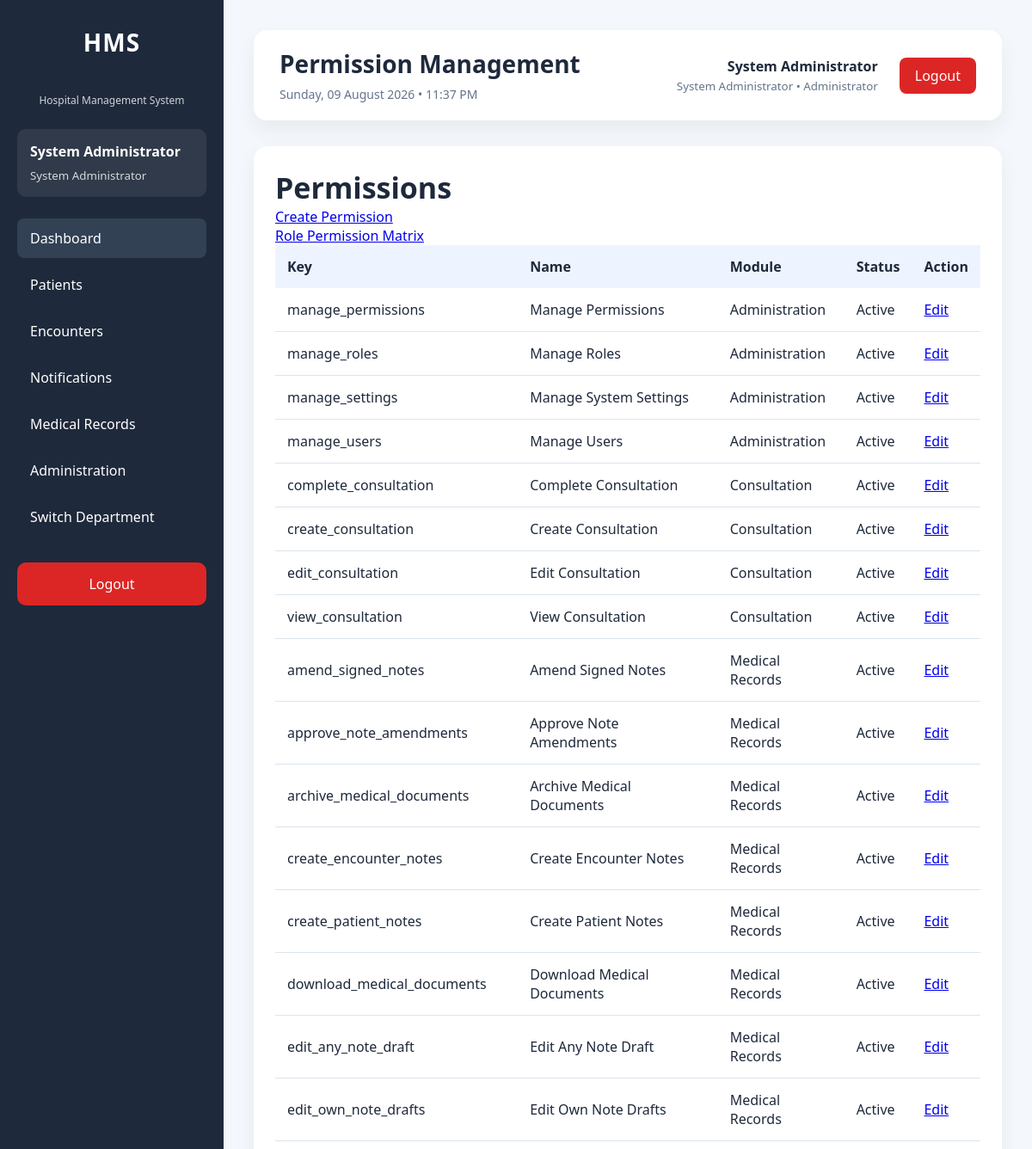
The app's page /modules/administration/permissions/index.php (signed in, upper part), older data.
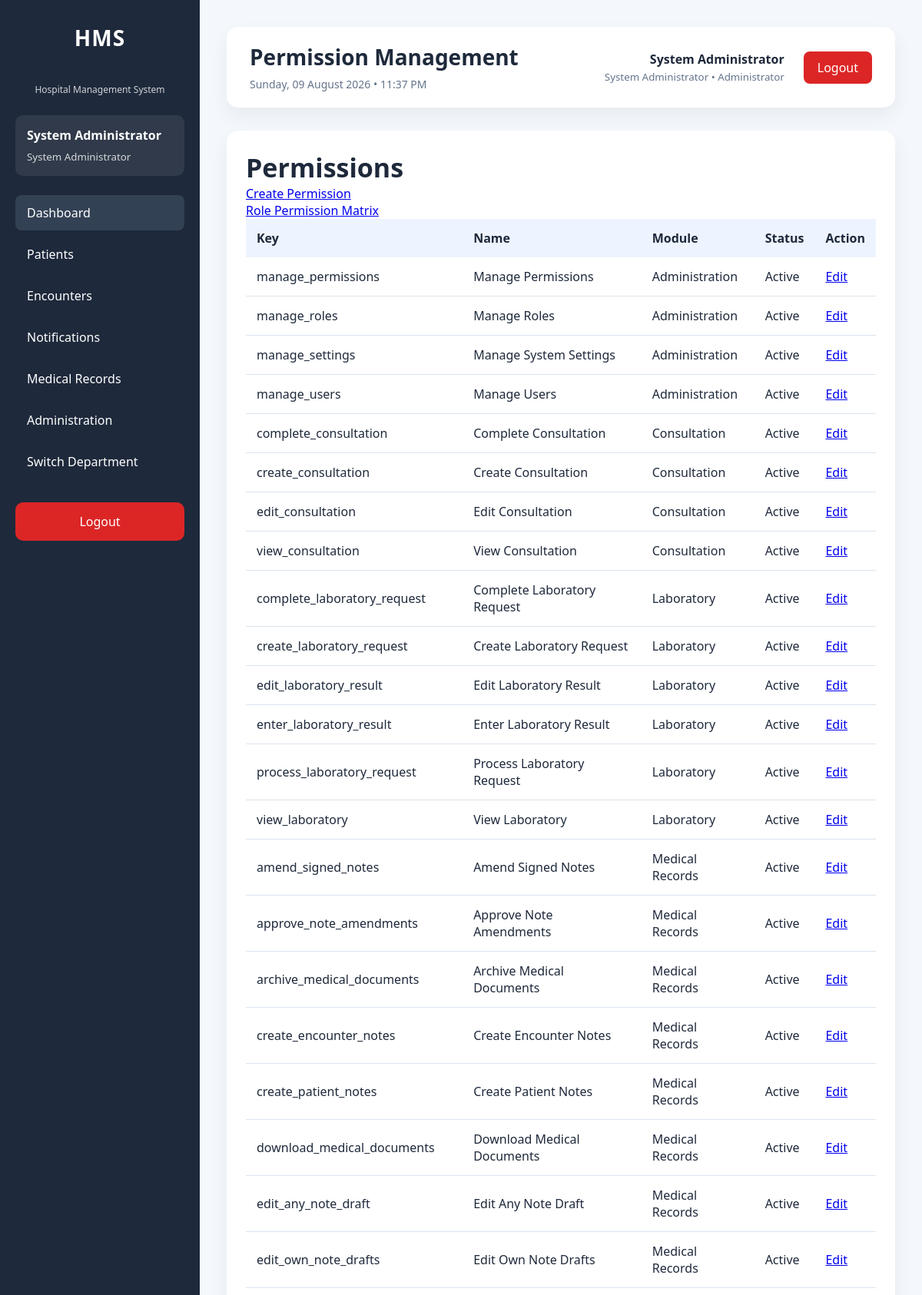
The same page, newer data.
### tables this page shows
CREATE TABLE `permissions` (
  `id` int(11) NOT NULL AUTO_INCREMENT,
  `permission_key` varchar(100) NOT NULL,
  `permission_name` varchar(150) NOT NULL,
  `module` varchar(100) NOT NULL,
  `description` text DEFAULT NULL,
  `is_active` tinyint(1) NOT NULL DEFAULT 1,
  `created_at` timestamp NOT NULL DEFAULT current_timestamp(),
  `updated_at` timestamp NULL DEFAULT NULL ON UPDATE current_timestamp(),
  PRIMARY KEY (`id`),
  UNIQUE KEY `uq_permissions_key` (`permission_key`),
  KEY `idx_permissions_module` (`module`),
  KEY `idx_permissions_active` (`is_active`)
);

### config/app.php (called while the page is built, shortened)
<?php
$configuredEnvironment = strtolower(trim((string)getenv('HMS_APP_ENV')));
$allowedEnvironments = ['development', 'testing', 'production'];
$applicationEnvironment = in_array(
    $configuredEnvironment,
    $allowedEnvironments,
    true
) ? $configuredEnvironment : 'production';
$developmentBypassValue = strtolower(
    trim((string)getenv('HMS_ENABLE_DEV_AUTH_BYPASS'))
);
$developmentAuthBypass = $applicationEnvironment === 'development'
    && in_array(
        $developmentBypassValue,
        ['1', 'true', 'yes', 'on'],
        true
    );
$configuredDocumentStorageRoot = trim(
    (string)getenv('HMS_DOCUMENT_STORAGE_ROOT')
);
$documentStorageRoot = $configuredDocumentStorageRoot !== ''
    ? $configuredDocumentStorageRoot
    : dirname(__DIR__, 3) . DIRECTORY_SEPARATOR . 'hms_secure_documents';
return [
    'app' => [
        'name' => 'Hospital Management System',
        'version' => '1.0.0',
        'timezone' => 'Africa/Lagos',
        'environment' => $applicationEnvironment,
        'development_auth_bypass' => $developmentAuthBypass,
        'base_url' => '/hospital_management_system'
    ],
    'hospital' => [
        'code' => 'HMS',
        'name' => 'Hospital Management System',
        'currency' => '₦'
    ],
    'database' => [
        'host' => 'localhost',
        'name' => 'hospital_management_system',
        'user' => 'root',
        'pass' => ''
    ],
    'security' => [
        'max_failed_login_attempts' => 5,
        'session_timeout_seconds' => 1800
    ],
    'documents' => [
        'storage_root' => $documentStorageRoot,
        'storage_provider' => 'local'
    ]
];

### config/helpers.php (called while the page is built, shortened)
<?php
function e($value): string
{
    return htmlspecialchars(
        (string)$value,
        ENT_QUOTES,
        'UTF-8'
    );
}

### config/auth.php (called while the page is built, shortened)
<?php
$config = require __DIR__ . '/app.php';
require_once __DIR__ . '/../services/SessionService.php';
$sessionService = new SessionService();
$sessionService->requireLogin();
$currentUser = $sessionService->user();

### services/SessionService.php (called while the page is built, shortened)
<?php
class SessionService
{
    private ?PDO $pdo;
    private ?int $resolvedTimeoutSeconds = null;
    public function __construct(?PDO $pdo = null)
    {
        if ($pdo === null) {
            require_once __DIR__ . '/../config/database.php';
            $pdo = $GLOBALS['pdo'] ?? ($pdo ?? null);
        }
        $this->pdo = $pdo;
    }
    public function user(): ?array
    {
        return $_SESSION['user'] ?? null;
    }
    private function sessionTimeoutSeconds(): int
    {
        if ($this->resolvedTimeoutSeconds !== null) {
            return $this->resolvedTimeoutSeconds;
        }
        $config = require __DIR__ . '/../config/app.php';
        $fallback = max(
            60,
            (int)($config['security']['session_timeout_seconds']
                ?? self::SESSION_TIMEOUT_SECONDS)
        );
        try {
            $minutes = (new SettingsService($this->pdo))->getInteger(
                'security.session_timeout_minutes',
                (int)ceil($fallback / 60)
            );
            return $this->resolvedTimeoutSeconds = max(60, $minutes * 60);
        } catch (Throwable $exception) {
            return $this->resolvedTimeoutSeconds = $fallback;
        }
    }
}

### services/PermissionService.php (called while the page is built, shortened)
<?php
class PermissionService
{
    private PDO $pdo;
    public function __construct(PDO $pdo, ?SettingsService $settingsService = null)
    {
        $this->pdo = $pdo;
    }
    public function hasPermission(
        string $permission,
        ?array $user = null
    ): bool {
        $user = $user ?? $this->currentUser();
        if ($this->isAdministrator($user)) {
            return true;
        }
    }
    public function listPermissions(bool $includeInactive = true): array
    {
        $sql = '
            SELECT id, permission_key, permission_name, module,
                   description, is_active, created_at, updated_at
            FROM permissions
        ';
        $sql .= ' ORDER BY module, permission_name';
        try {
            return $this->pdo->query($sql)->fetchAll(PDO::FETCH_ASSOC);
        } catch (Throwable $exception) {
            return [];
        }
    }
    public function isAdministrator(?array $user = null): bool
    {
        $user = $user ?? $this->currentUser();
        return ($user['role_name'] ?? '') === 'System Administrator';
    }
}

### modules/administration/partials/bootstrap.php (called while the page is built, shortened)
<?php
require_once __DIR__ . '/../../../config/auth.php';
require_once __DIR__ . '/../../../config/database.php';
require_once __DIR__ . '/../../../config/helpers.php';
require_once __DIR__ . '/../../../services/PermissionService.php';
require_once __DIR__ . '/../../../services/UserDepartmentService.php';
$permissionService = new PermissionService($pdo);

### modules/administration/permissions/index.php (the view, shortened to what this page needs)
<?php
require_once __DIR__ . '/../partials/bootstrap.php';
$pageTitle = 'Permission Management';
$permissions = $permissionService->listPermissions();
require_once __DIR__ . '/../../../layouts/header.php';
require_once __DIR__ . '/../../../layouts/sidebar.php';
?>
<main class="content">
    <?php require_once __DIR__ . '/../../../layouts/navbar.php'; ?>
    <section class="card">
        <h2>Permissions</h2>
        <p><a class="btn-primary" href="create.php">Create Permission</a></p>
        <p><a href="matrix.php">Role Permission Matrix</a></p>
        <table>
            <thead><tr><th>Key</th><th>Name</th><th>Module</th><th>Status</th><th>Action</th></tr></thead>
            <tbody><?php foreach ($permissions as $permission): ?>
                <tr>
                    <td><?= e($permission['permission_key']) ?></td>
                    <td><?= e($permission['permission_name']) ?></td>
                    <td><?= e($permission['module']) ?></td>
                    <td><?= !empty($permission['is_active']) ? 'Active' : 'Inactive' ?></td>
                    <td><a href="edit.php?id=<?= (int)$permission['id'] ?>">Edit</a></td>
                </tr>
            <?php endforeach; ?></tbody>
        </table>
    </section>
</main>
<?php require_once __DIR__ . '/../../../layouts/footer.php'; ?>

### layouts/header.php (shortened to what this page needs)
<?php
require_once __DIR__ . '/../config/helpers.php';
$config = require __DIR__ . '/../config/app.php';
$baseUrl = rtrim(
    $config['app']['base_url'],
    '/'
);
?>
<!DOCTYPE html>
<html lang="en">
<head>
    <link
        rel="stylesheet"
        href="<?= e($baseUrl) ?>/assets/css/dashboard.css">
</head>
<body>
<div class="wrapper">

### layouts/sidebar.php (shortened to what this page needs)
<?php
$currentPage = basename($_SERVER['PHP_SELF']);
$canAccessMedicalRecordsSidebar = false;
$departmentNotificationCount = 0;
if ($currentUser && isset($pdo)) {
    require_once __DIR__ . '/../services/PermissionService.php';
    $sidebarPermissionService = new PermissionService($pdo);
    $canAccessMedicalRecordsSidebar = $sidebarPermissionService->hasPermission(
        'view_medical_record',
        $currentUser
    );
    $sidebarDepartmentId = (int)(
        $currentUser['active_department_id']
        ?? $_SESSION['active_department_id']
        ?? $currentUser['department_id']
        ?? 0
    );
    if ($sidebarDepartmentId > 0) {
        $departmentNotificationCount = (new DepartmentNotificationService($pdo))->getUnreadCount($sidebarDepartmentId);
    }
}
?>
<aside class="sidebar">
    <div class="sidebar-header">
        <h2>HMS</h2>
        <p>Hospital Management System</p>
    </div>
    <?php if ($currentUser): ?>
        <div class="sidebar-user">
            <strong>
                <?= e($currentUser['first_name']) ?>
                <?= e($currentUser['last_name']) ?>
            </strong>
            <small>
                <?= e($currentUser['role_name']) ?>
            </small>
        </div>
    <?php endif; ?>
    <nav class="sidebar-nav">
        <ul>
            <li>
                <a
                    href="<?= e($baseUrl) ?>/dashboard/index.php"
                    class="<?= $currentPage === 'index.php' ? 'active' : '' ?>">
                    Dashboard
                </a>
            </li>
            <li>
                <a href="<?= e($baseUrl) ?>/modules/patients/search.php">
                    Patients
                </a>
            </li>
            <li>
                <a href="<?= e($baseUrl) ?>/modules/patients/search.php">
                    Encounters
                </a>
            </li>
            <li>
                <a href="<?= e($baseUrl) ?>/modules/department_notifications/index.php">
                    Notifications<?= $departmentNotificationCount > 0 ? ' (' . (int)$departmentNotificationCount . ')' : '' ?>
                </a>
            </li>
            <?php if ($canAccessMedicalRecordsSidebar): ?>
                <li>
                    <a href="<?= e($baseUrl) ?>/modules/medical_records/index.php">
                        Medical Records
                    </a>
                </li>
            <?php endif; ?>
            <?php if (($currentUser['role_name'] ?? '') === 'System Administrator'): ?>
                <li>
                    <a href="<?= e($baseUrl) ?>/modules/administration/dashboard/index.php">
                        Administration
                    </a>
                </li>
            <?php endif; ?>
            <li>
                <a href="<?= e($baseUrl) ?>/modules/administration/department_switch.php">
                    Switch Department
                </a>
            </li>
        </ul>
    </nav>
    <div class="sidebar-footer">
        <a
            href="<?= e($baseUrl) ?>/authentication/logout.php"
            class="logout-btn">
            Logout
        </a>
    </div>
</aside>
<div class="main-container">

### layouts/navbar.php (shortened to what this page needs)
<?php
$currentDateTime = date('l, d F Y • h:i A');
$currentUser ??= [];
?>
<header class="navbar">
    <div class="navbar-left">
        <h1>
            <?= e($pageTitle ?? 'Hospital Management System') ?>
        </h1>
        <span>
            <?= e($currentDateTime) ?>
        </span>
    </div>
    <div class="navbar-right">
        <div class="navbar-user">
            <div class="user-details">
                <strong>
                    <?= e($currentUser['first_name'] ?? '') ?>
                    <?= e($currentUser['last_name'] ?? '') ?>
                </strong>
                <small>
                    <?= e($currentUser['role_name'] ?? '') ?>
                    •
                    <?= e($currentUser['active_department_name'] ?? $currentUser['department_name'] ?? '') ?>
                </small>
            </div>
        </div>
        <div class="navbar-actions">
            <a
                href="../authentication/logout.php"
                class="logout-link">
                Logout
            </a>
        </div>
    </div>
</header>

### layouts/footer.php (shortened to what this page needs)
<?php
$config = require __DIR__ . '/../config/app.php';
?>
</div>
</div>
</body>
</html>

### assets/css/dashboard.css (style rules this page uses)
* { margin:0; padding:0; box-sizing:border-box; }
:root { --primary:#2563eb; --primary-dark:#1d4ed8; --success:#16a34a; --warning:#f59e0b; --danger:#dc2626; --sidebar:#1e293b; --sidebar-hover:#334155; --background:#f4f7fb; --white:#ffffff; --border:#dbe4ee; --text:#1e293b; --text-light:#64748b; --shadow:0 10px 25px rgba(0,0,0,.06); }
body { font-family: "Segoe UI", Tahoma, Geneva, Verdana, Arial, sans-serif; background:var(--background); color:var(--text); }
.wrapper { display:flex; min-height:100vh; }
.sidebar { width:260px; background:var(--sidebar); color:#fff; padding:30px 20px; }
.sidebar h2 { text-align:center; margin-bottom:40px; font-size:28px; letter-spacing:1px; }
.sidebar ul { list-style:none; }
.sidebar li { margin-bottom:10px; }
.sidebar a { display:block; text-decoration:none; color:#fff; padding:14px 16px; border-radius:10px; transition:.3s; }
.content { flex:1; padding:35px; }
.card { background:var(--white); border-radius:16px; padding:25px; box-shadow:var(--shadow); }
.card h2 { font-size:34px; }
table { width:100%; border-collapse:collapse; }
table th { background:#eef4ff; padding:14px; text-align:left; }
table td { padding:14px; border-bottom:1px solid var(--border); }
.sidebar-header { text-align:center; margin-bottom:25px; }
.sidebar-header p { font-size:12px; opacity:.8; }
.sidebar-user { background:rgba(255,255,255,.08); padding:15px; border-radius:10px; margin-bottom:25px; }
.sidebar-user strong { display:block; margin-bottom:5px; }
.sidebar-user small { opacity:.8; }
.sidebar-nav ul { list-style:none; }
.sidebar-nav li { margin-bottom:8px; }
.sidebar-nav a { display:block; color:#fff; text-decoration:none; padding:12px 15px; border-radius:8px; transition:.3s; }
.sidebar-nav a:hover, .sidebar-nav a.active { background:var(--sidebar-hover); }
.sidebar-footer { margin-top:30px; }
.logout-btn { display:block; text-align:center; text-decoration:none; color:#fff; background:#dc2626; padding:12px; border-radius:8px; transition:.3s; }
.navbar { display:flex; justify-content:space-between; align-items:center; background:#ffffff; padding:20px 30px; border-radius:15px; margin-bottom:30px; box-shadow:var(--shadow); }
.navbar-left h1 { font-size:28px; margin-bottom:5px; }
.navbar-left span { color:var(--text-light); font-size:14px; }
.navbar-right { display:flex; align-items:center; gap:25px; }
.user-details { text-align:right; }
.user-details strong { display:block; }
.user-details small { color:var(--text-light); }
.logout-link { text-decoration:none; color:#ffffff; background:#dc2626; padding:10px 18px; border-radius:8px; transition:.3s; }
.main-container { flex:1; display:flex; flex-direction:column; min-height:100vh; }

Row changes from the older to the newer data that the page shows:
added permissions: permission_key "complete_laboratory_request", permission_name "Complete Laboratory Request", module "Laboratory", is_active "Active"
added permissions: permission_key "create_laboratory_request", permission_name "Create Laboratory Request", module "Laboratory", is_active "Active"
added permissions: permission_key "edit_laboratory_result", permission_name "Edit Laboratory Result", module "Laboratory", is_active "Active"
added permissions: permission_key "enter_laboratory_result", permission_name "Enter Laboratory Result", module "Laboratory", is_active "Active"
added permissions: permission_key "process_laboratory_request", permission_name "Process Laboratory Request", module "Laboratory", is_active "Active"
added permissions: permission_key "view_laboratory", permission_name "View Laboratory", module "Laboratory", is_active "Active"
